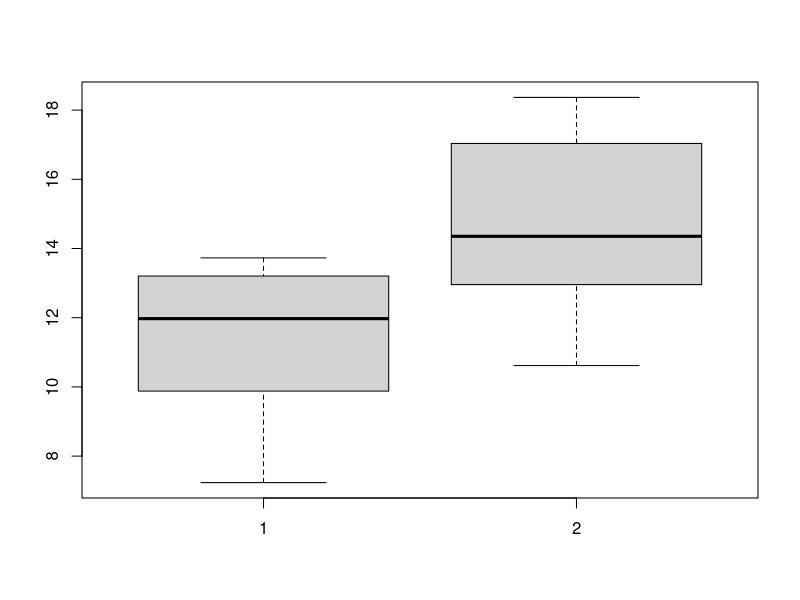

The R source for this figure: (Note: this script raises an error after producing the figure.)
## ---- chunk 1
logical_vector <- c(TRUE, FALSE, TRUE, TRUE, FALSE)
## ---- chunk 2
sum(logical_vector)
## ---- chunk 3
numbers <- 1:5
numbers[ logical_vector ]
## ---- chunk 4
numbers <- c(42, 3, -17, 0, -2, 1)
numbers > 0
## ---- chunk 5
# prints only numbers greater than 0
numbers[ numbers > 0 ]

# prints only numbers different from 0
numbers[ numbers != 0 ]
## ---- chunk 6
numbers <- c(42, 3, NA, 0, -2, 1)
is.na(numbers)
## ---- chunk 7
which(is.na(numbers))
## ---- chunk 8
nas <- is.na(numbers)
nas
# change TRUE to FALSE and FALSE to TRUE
!nas
useful_numbers <- numbers[!nas]
useful_numbers
## ---- chunk 9
patient_measurements <- c(1, 16, 7, 42, 3)
patient_gender <- c("male", "female", "female", "male", "female")
patient_measurements[ patient_gender == "male" ]
## ---- chunk 10
mtx <- matrix(1:12, nrow = 3, ncol = 4)
print(mtx)
## ---- chunk 11
mtx <- matrix(1:12, nrow = 3, ncol = 4, byrow = TRUE)
print(mtx)
## ---- chunk 12
mtx <- matrix(0, nrow = 3, ncol = 4)
## ---- chunk 13
a <- 1:3
b <- 4:6
mtx <- rbind(a, b)
print(mtx)
mtx <- cbind(a, b)
print(mtx)
## ---- chunk 14
dim(mtx)
nrow(mtx)
ncol(mtx)
## ---- chunk 15
mtx <- matrix(1:12, nrow = 3, ncol = 4)
print(mtx)

# Accessing the element in the third row and the second column
mtx[3, 2]

# Accessing first three numbers in the second column
mtx[1:3, 2]

# Accessing second to fourth numbers in the first row
mtx[1, 2:4]
## ---- chunk 16
# Selecting the first two rows and the last two columns
# This will create a 2 x 2 matrix
mtx[1:2, 3:4]
## ---- chunk 17
# Selecting the whole second row
mtx[2, ]

# Selecting the whole third column
mtx[, 3]

# Row 1 and three - returns a matrix
sel <- c(1, 3)
mtx[sel, ]
## ---- chunk 18
rownames(mtx) <- c("first", "second", "third")
colnames(mtx) <- LETTERS[1:4]

mtx["first", ]
mtx[ , "A"]
## ---- chunk 19
abc <- LETTERS[1:3] # A, B, C
abc3 <- rep(abc, 3)
abc3
a3b3c3 <- rep(abc, each = 3)
a3b3c3
## ---- chunk 20
col_names <- paste0(abc3, a3b3c3)
## ---- chunk 21
n <- length(LETTERS)
abc3 <- rep(LETTERS, n)
a3b3c3 <- rep(LETTERS, each = n)
col_names <- paste0(abc3, a3b3c3)
length(col_names)
head(col_names)
tail(col_names)
## ---- chunk 22
lst <- list(numbers=1:3, strings=c("a", "bu"), 
            matrix = matrix(1:4, nrow = 2), 
            logical = c(TRUE, FALSE))
lst
## ---- chunk 23
lst["numbers"]
## ---- chunk 24
typeof(lst["numbers"])
## ---- chunk 25
lst[["numbers"]]
typeof(lst[["numbers"]])
## ---- chunk 26
lst$numbers
## ---- chunk 27
patient_data <- list(name = "John Doe", age = 42, 
                     measurements = runif(5))
patient_data
patient_data$measurements[1]
patient_data$measurements[1] <- 42
patient_data$measurements * 3
## ---- chunk 28
names(patient_data)
names(patient_data) <- c("patient_name", "patient_age", "patient_measurements")
names(patient_data)[3] <- "crp_measurement"
## ---- chunk 29
group_a <- rnorm(10, mean = 10, sd = 2)
group_b <- rnorm(10, mean = 14, sd = 2)
## ---- chunk 30
boxplot(group_a, group_b)
## ---- chunk 31
t_test <- t.test(group_a, group_b)
typeof(t_test)
t_test
## ---- chunk 32
t_test$p.value
## ---- chunk 33
person <- list(name = "January", age = 117, pets=c("cat", "dog"))

# change the age
person$age <- 118

# add a new element
person$city <- "Hoppegarten"

# remove pets
person$pets <- NULL
person
## ---- chunk 34
names <- c("January", "William", "Bill")
lastn <- c("Weiner", "Shakespeare", "Gates")
age   <- c(NA, 460, 65)

people <- data.frame(names=names, last_names=lastn, age=age)
people
names(people)
colnames(people)
## ---- chunk 35
dim(people)
nrow(people)
ncol(people)
## ---- chunk 36
people$names
## ---- chunk 37
people[1, ]
## ---- chunk 38
people_with_age <- people[!is.na(people$age), ]
people_with_age
## ---- chunk 39
df <- data.frame(a = 1:3, b = c("a", "b", "c"))
## ---- chunk 40
is.data.frame(df[ , 1])
## ---- chunk 41
is.data.frame(df[1, ])
## ---- chunk 42
library(tidyverse)
tbl <- tibble(a = 1:3, b = c("a", "b", "c"))
tbl
is.data.frame(tbl)
is_tibble(tbl)
## ---- chunk 43
library(S4Vectors)
DF <- DataFrame(a = 1:3, b = c("a", "b", "c"))
DF
is.data.frame(DF)
## ---- chunk 44
library(tidyverse)
filter(DF, a > 1)
